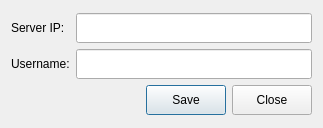
<?xml version="1.0" encoding="UTF-8"?>
<ui version="4.0">
 <class>DlgSettings</class>
 <widget class="QDialog" name="DlgSettings">
  <property name="geometry">
   <rect>
    <x>0</x>
    <y>0</y>
    <width>323</width>
    <height>128</height>
   </rect>
  </property>
  <property name="windowTitle">
   <string>Settings</string>
  </property>
  <property name="windowIcon">
   <iconset resource="Resource.qrc">
    <normaloff>:/Resource/assets/logo.png</normaloff>:/Resource/assets/logo.png</iconset>
  </property>
  <layout class="QGridLayout" name="gridLayout">
   <item row="0" column="0">
    <layout class="QVBoxLayout" name="verticalLayout_3">
     <item>
      <layout class="QHBoxLayout" name="horizontalLayout_2">
       <item>
        <layout class="QVBoxLayout" name="verticalLayout">
         <item>
          <widget class="QLabel" name="lblServerIp">
           <property name="minimumSize">
            <size>
             <width>0</width>
             <height>30</height>
            </size>
           </property>
           <property name="text">
            <string>Server IP:</string>
           </property>
          </widget>
         </item>
         <item>
          <widget class="QLabel" name="lblUser">
           <property name="minimumSize">
            <size>
             <width>0</width>
             <height>30</height>
            </size>
           </property>
           <property name="text">
            <string>Username:</string>
           </property>
          </widget>
         </item>
        </layout>
       </item>
       <item>
        <layout class="QVBoxLayout" name="verticalLayout_2">
         <item>
          <widget class="QLineEdit" name="edtServerIp">
           <property name="minimumSize">
            <size>
             <width>0</width>
             <height>30</height>
            </size>
           </property>
          </widget>
         </item>
         <item>
          <widget class="QLineEdit" name="edtUser">
           <property name="minimumSize">
            <size>
             <width>0</width>
             <height>30</height>
            </size>
           </property>
          </widget>
         </item>
        </layout>
       </item>
      </layout>
     </item>
     <item>
      <layout class="QHBoxLayout" name="horizontalLayout">
       <item>
        <spacer name="horizontalSpacer">
         <property name="orientation">
          <enum>Qt::Orientation::Horizontal</enum>
         </property>
         <property name="sizeHint" stdset="0">
          <size>
           <width>40</width>
           <height>20</height>
          </size>
         </property>
        </spacer>
       </item>
       <item>
        <widget class="QPushButton" name="btnSave">
         <property name="minimumSize">
          <size>
           <width>0</width>
           <height>30</height>
          </size>
         </property>
         <property name="text">
          <string>Save</string>
         </property>
        </widget>
       </item>
       <item>
        <widget class="QPushButton" name="btnClose">
         <property name="minimumSize">
          <size>
           <width>0</width>
           <height>30</height>
          </size>
         </property>
         <property name="text">
          <string>Close</string>
         </property>
        </widget>
       </item>
      </layout>
     </item>
    </layout>
   </item>
  </layout>
 </widget>
 <tabstops>
  <tabstop>edtServerIp</tabstop>
  <tabstop>edtUser</tabstop>
  <tabstop>btnSave</tabstop>
  <tabstop>btnClose</tabstop>
 </tabstops>
 <resources>
  <include location="Resource.qrc"/>
 </resources>
 <connections/>
</ui>
